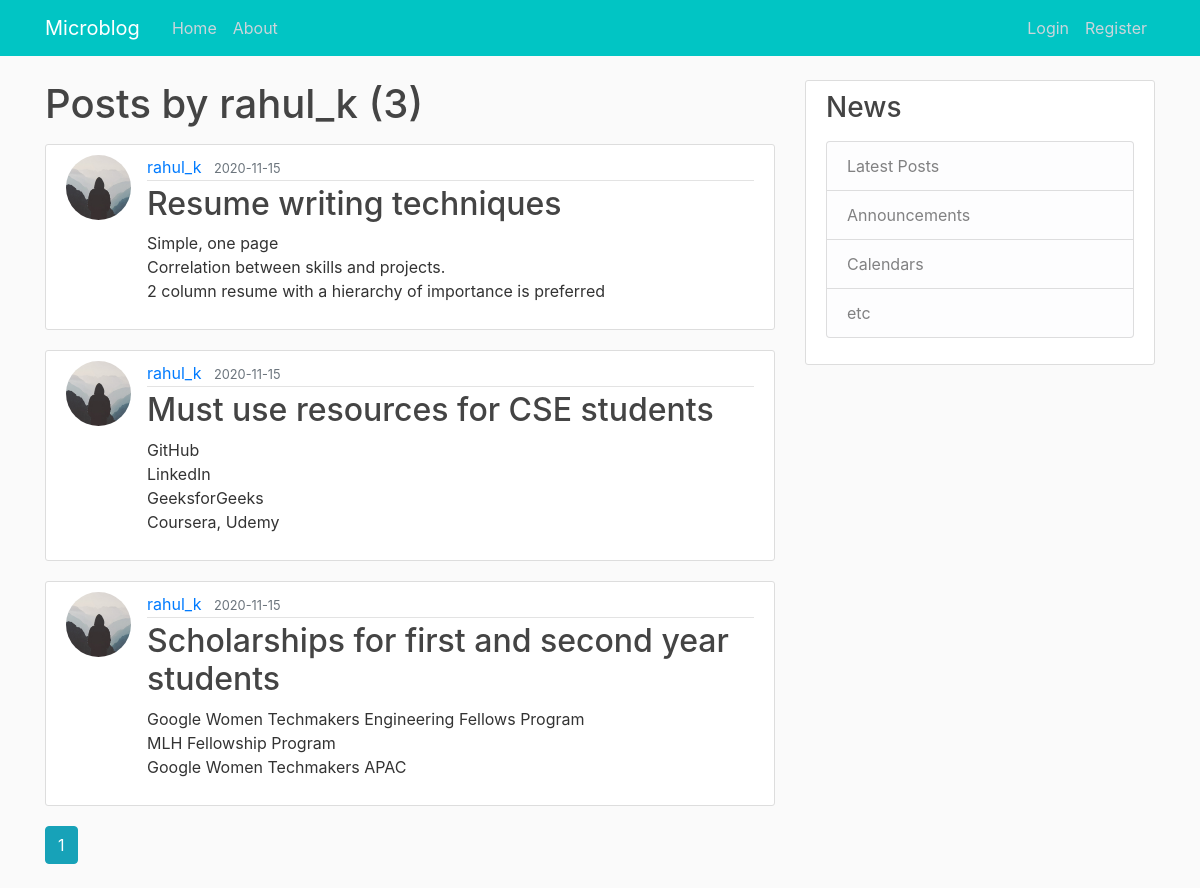
The app's page /user/rahul_k with its own data.
### flask_blog/models.py (models this page shows, shortened)
class User(db.Model, UserMixin):
    id = db.Column(db.Integer, primary_key = True)
    username = db.Column(db.String(20), unique=True, nullable = False)
    email = db.Column(db.String(120), unique=True, nullable = False)
    image_file = db.Column(db.String(20), nullable = False, default='default.jpg')
    password = db.Column(db.String(60), nullable = False)
    posts = db.relationship('Post', backref = 'author', lazy = "dynamic")

class Post(db.Model):
    id = db.Column(db.Integer, primary_key = True)
    title = db.Column(db.String(100), nullable=False)
    date_posted = db.Column(db.DateTime, nullable=False, default=datetime.utcnow)
    content = db.Column(db.Text, nullable = False)
    user_id = db.Column(db.Integer, db.ForeignKey('user.id'), nullable = False)

### flask_blog/users/routes.py (the view)
@users.route('/user/<username>')
def user_posts(username):
    page = request.args.get('page', 1, type = int)
    user = User.query.filter_by(username = username).first_or_404()
    posts = Post.query.filter_by(author = user).order_by(Post.date_posted.desc()).paginate(page = page, per_page = 5)
    return render_template('user_posts.html', posts = posts, user = user)

### flask_blog/templates/user_posts.html
{% extends "layouts.html" %}
{% block content %}
    <h1 class="mb-3">Posts by {{ user.username }} ({{ posts.total }})</h1>
    {% for post in posts.items%}
    <article class="media content-section">
      <img class = "rounded-circle article-img" src="{{url_for('static', filename = 'profile_pics/'+ post.author.image_file)}}">
        <div class="media-body">
          <div class="article-metadata">
            <a class="mr-2" href="{{ url_for('users.user_posts', username = post.author.username)}}">{{ post.author.username }}</a>
            <small class="text-muted">{{ post.date_posted.strftime('%Y-%m-%d') }}</small>
          </div>
          <h2><a class="article-title" href="{{url_for('posts.post', post_id = post.id)}}">{{ post.title }}</a></h2>
          <p class="article-content">{{ post.content }}</p>
        </div>
      </article>
    {% endfor %}
    {% for page_num in posts.iter_pages(left_edge = 1, right_edge = 1, left_current = 1, right_current = 2) %}
      {% if page_num %}
        {% if posts.page == page_num %}
          <a class = "btn btn-info mb-4" href="{{url_for('users.user_posts', username = user.username, page = page_num)}}">{{ page_num }}</a>
        {%else%}
          <a class = "btn btn-outline-info mb-4" href="{{url_for('users.user_posts', username = user.username, page = page_num)}}">{{ page_num }}</a>
        {% endif %}
      {%else%}
        ...
      {% endif %}
    {% endfor %}
{% endblock content %}

### flask_blog/templates/layouts.html (shortened to what this page needs)
<!DOCTYPE html>
<html>
    <head>
        <link rel="stylesheet" href="https://cdn.jsdelivr.net/npm/bootstrap@4.5.3/dist/css/bootstrap.min.css">
        <link rel="stylesheet" type = "text/css" href = "{{url_for('static', filename='main.css')}}">
    </head>
    <body>
        <header class="site-header">
            <nav class="navbar navbar-expand-md navbar-dark fixed-top" style = "background-color: #01c5c4;">
              <div class="container">
                <a class="navbar-brand mr-4" href="/">Microblog</a>
                <div class="collapse navbar-collapse" id="navbarToggle">
                  <div class="navbar-nav  mr-auto">
                    <a class="nav-item nav-link" href="{{ url_for('main.home')}}">Home</a>
                    <a class="nav-item nav-link" href="{{ url_for('main.about')}}">About</a>
                  </div>
                  <div class="navbar-nav">
                    {% if current_user.is_authenticated%}
                    <a class="nav-item nav-link" href="{{ url_for('posts.new_post')}}">New Post</a>
                    <a class="nav-item nav-link" href="{{ url_for('users.account')}}">Account</a>
                    <a class="nav-item nav-link" href="{{ url_for('users.logout')}}">Logout</a>
                    {% else%}
                      <a class="nav-item nav-link" href="{{ url_for('users.login')}}">Login</a>
                      <a class="nav-item nav-link" href="{{ url_for('users.register')}}">Register</a>
                    {% endif %}
                  </div>
                </div>
              </div>
            </nav>
          </header>
        <main role="main" class="container">
            <div class="row">
                <div class="col-md-8">
                    {% block content %}{% endblock %}
                </div>
              <div class="col-md-4">
                <div class="content-section">
                  <h3>News</h3>
                  <p class='text-muted'>
                    <ul class="list-group">
                      <li class="list-group-item list-group-item-light">Latest Posts</li>
                      <li class="list-group-item list-group-item-light">Announcements</li>
                      <li class="list-group-item list-group-item-light">Calendars</li>
                      <li class="list-group-item list-group-item-light">etc</li>
                    </ul>
                  </p>
                </div>
              </div>
            </div>
          </main>
    </body>
</html>

### flask_blog/static/main.css (style rules this page uses)
body { background: #fafafa; color: #333333; margin-top: 5rem; }
h1, h2, h3, h4, h5, h6 { color: #444444; }
.site-header .navbar-nav .nav-link { color: #cbd5db; }
.content-section { background: #ffffff; padding: 10px 20px; border: 1px solid #dddddd; border-radius: 3px; margin-bottom: 20px; }
.article-title { color: #444444; }
.article-content { white-space: pre-line; }
.article-img { height: 65px; width: 65px; margin-right: 16px; }
.article-metadata { padding-bottom: 1px; margin-bottom: 4px; border-bottom: 1px solid #e3e3e3 }

### records on screen
User: username "rahul_k"
Post: image_file (placeholder picture), author.username "rahul_k", date_posted "2020-11-15", title "Resume writing techniques", content "Simple, one page Correlation between skills and projects. 2 column resume with a hierarchy of importance is preferred"
Post: image_file (placeholder picture), author.username "rahul_k", date_posted "2020-11-15", title "Must use resources for CSE students", content "GitHub LinkedIn GeeksforGeeks Coursera, Udemy"
Post: image_file (placeholder picture), author.username "rahul_k", date_posted "2020-11-15", title "Scholarships for first and second year students", content "Google Women Techmakers Engineering Fellows Program MLH Fellowship Program Google Women Techmakers APAC"

### other values on screen
{{ posts.total }} "3"
{{ page_num }} "1"
